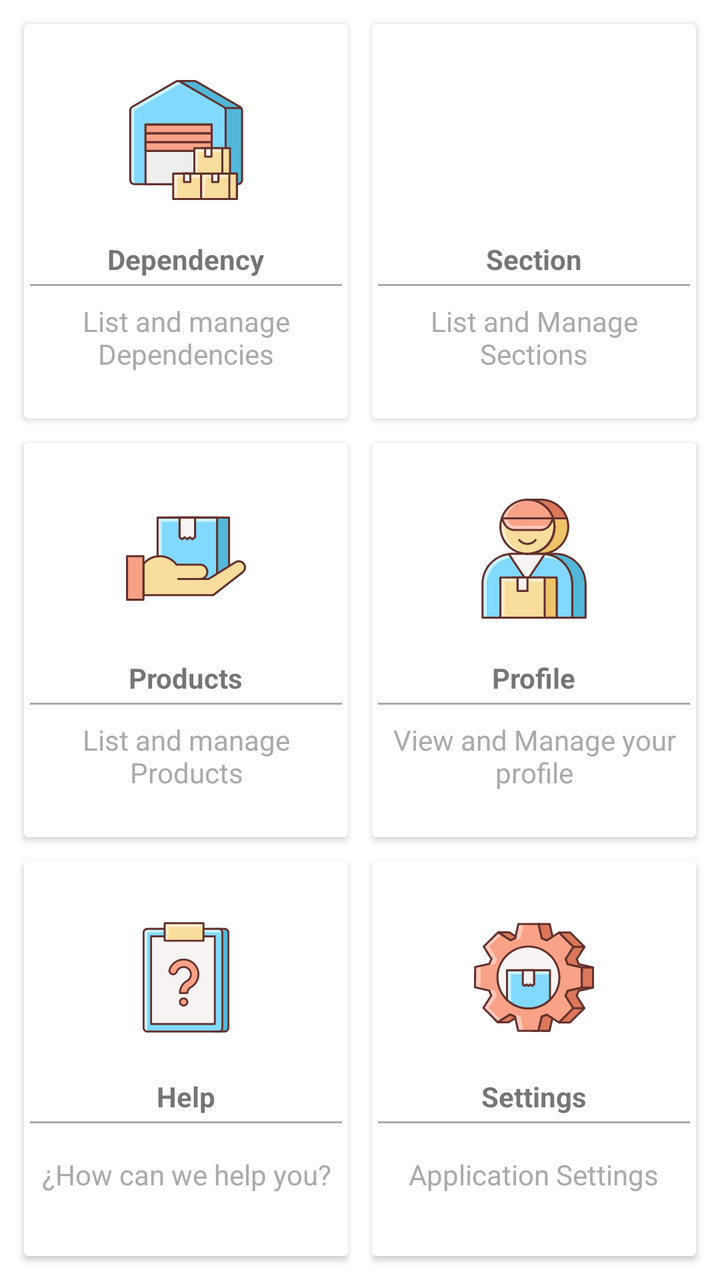
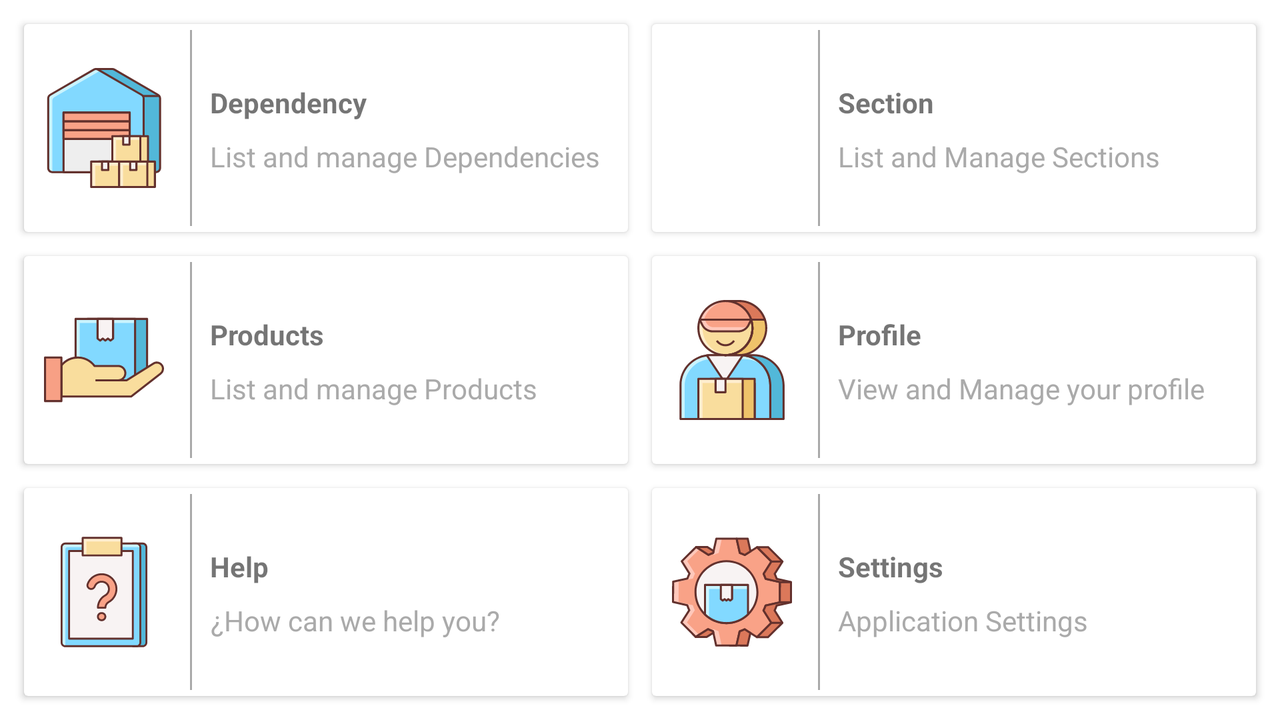

First picture: res/layout/ on a phone held upright. Second picture: the repository's own variant of that layout, on a device whose configuration matches the variant's folder. Source for both follows.
<!-- AndroidManifest.xml: application theme AppTheme -->
<!-- res/layout/activity_dashboard.xml -->
<?xml version="1.0" encoding="utf-8"?>
<layout xmlns:tools="http://schemas.android.com/tools"
    xmlns:android="http://schemas.android.com/apk/res/android">

    <data />


    <LinearLayout
        android:layout_width="match_parent"
        android:layout_height="match_parent"
        android:gravity="center"
        android:orientation="vertical"
        android:padding="6dp">

        <LinearLayout
            android:layout_width="match_parent"
            android:layout_height="0dp"
            android:layout_weight="1"
            android:clipToPadding="false"
            android:gravity="center"
            android:orientation="horizontal">

            <androidx.cardview.widget.CardView
                android:id="@+id/btDependencies"
                android:layout_width="0dp"
                android:layout_height="match_parent"
                android:layout_margin="6dp"
                android:layout_weight="1"
                android:clickable="true"
                android:focusable="true"
                android:foreground="?android:attr/selectableItemBackground"
                tools:ignore="NestedWeights">

                <LinearLayout
                    android:layout_width="match_parent"
                    android:layout_height="match_parent"
                    android:gravity="center"
                    android:orientation="vertical">

                    <ImageView
                        android:layout_width="80dp"
                        android:layout_height="80dp"
                        android:padding="10dp"
                        android:src="@drawable/ic_dependency"
                        android:contentDescription="@string/btDependencies" />

                    <TextView
                        android:layout_width="wrap_content"
                        android:layout_height="wrap_content"
                        android:layout_marginTop="10dp"
                        android:text="@string/btDependencies"
                        android:textStyle="bold" />

                    <View
                        android:layout_width="match_parent"
                        android:layout_height="1dp"
                        android:layout_margin="3dp"
                        android:background="@android:color/darker_gray" />

                    <TextView
                        android:layout_width="wrap_content"
                        android:layout_height="wrap_content"
                        android:gravity="center"
                        android:lines="2"
                        android:padding="5dp"
                        android:text="@string/btDependenciesDesc"
                        android:textColor="@android:color/darker_gray" />


                </LinearLayout>


            </androidx.cardview.widget.CardView>

            <androidx.cardview.widget.CardView
                android:id="@+id/btSections"
                android:layout_width="0dp"
                android:layout_height="match_parent"
                android:layout_margin="6dp"
                android:layout_weight="1"
                android:clickable="true"
                android:focusable="true"
                android:foreground="?android:attr/selectableItemBackground">

                <LinearLayout
                    android:layout_width="match_parent"
                    android:layout_height="match_parent"
                    android:gravity="center"
                    android:orientation="vertical">

                    <ImageView
                        android:layout_width="80dp"
                        android:layout_height="80dp"
                        android:padding="10dp"
                        android:src="@drawable/ic_section"
                        android:contentDescription="@string/btSections" />

                    <TextView
                        android:layout_width="wrap_content"
                        android:layout_height="wrap_content"
                        android:layout_marginTop="10dp"
                        android:text="@string/btSections"
                        android:textStyle="bold" />

                    <View
                        android:layout_width="match_parent"
                        android:layout_height="1dp"
                        android:layout_margin="3dp"
                        android:background="@android:color/darker_gray" />

                    <TextView
                        android:layout_width="wrap_content"
                        android:layout_height="wrap_content"
                        android:gravity="center"
                        android:lines="2"
                        android:padding="5dp"
                        android:text="@string/btSectionsDesc"
                        android:textColor="@android:color/darker_gray" />
                </LinearLayout>
            </androidx.cardview.widget.CardView>
        </LinearLayout>

        <LinearLayout
            android:layout_width="match_parent"
            android:layout_height="0dp"
            android:layout_weight="1"
            android:clipToPadding="false"
            android:gravity="center"
            android:orientation="horizontal">


            <androidx.cardview.widget.CardView
                android:id="@+id/btProducts"
                android:layout_width="0dp"
                android:layout_height="match_parent"
                android:layout_margin="6dp"
                android:layout_weight="1"
                android:clickable="true"
                android:focusable="true"
                android:foreground="?android:attr/selectableItemBackground"
                tools:ignore="NestedWeights">

                <LinearLayout
                    android:layout_width="match_parent"
                    android:layout_height="match_parent"
                    android:gravity="center"
                    android:orientation="vertical">

                    <ImageView
                        android:layout_width="80dp"
                        android:layout_height="80dp"
                        android:padding="10dp"
                        android:src="@drawable/ic_product"
                        android:contentDescription="@string/btProducts" />

                    <TextView
                        android:layout_width="wrap_content"
                        android:layout_height="wrap_content"
                        android:layout_marginTop="10dp"
                        android:text="@string/btProducts"
                        android:textStyle="bold" />

                    <View
                        android:layout_width="match_parent"
                        android:layout_height="1dp"
                        android:layout_margin="3dp"
                        android:background="@android:color/darker_gray" />

                    <TextView
                        android:layout_width="wrap_content"
                        android:layout_height="wrap_content"
                        android:gravity="center"
                        android:lines="2"
                        android:padding="5dp"
                        android:text="@string/btProductsDesc"
                        android:textColor="@android:color/darker_gray" />
                </LinearLayout>
            </androidx.cardview.widget.CardView>

            <androidx.cardview.widget.CardView
                android:id="@+id/btProfile"
                android:layout_width="0dp"
                android:layout_height="match_parent"
                android:layout_margin="6dp"
                android:layout_weight="1"
                android:clickable="true"
                android:focusable="true"
                android:foreground="?android:attr/selectableItemBackground">

                <LinearLayout
                    android:layout_width="match_parent"
                    android:layout_height="match_parent"
                    android:gravity="center"
                    android:orientation="vertical">

                    <ImageView
                        android:layout_width="80dp"
                        android:layout_height="80dp"
                        android:padding="10dp"
                        android:src="@drawable/ic_profile"
                        android:contentDescription="@string/btProfile" />

                    <TextView
                        android:layout_width="wrap_content"
                        android:layout_height="wrap_content"
                        android:layout_marginTop="10dp"
                        android:text="@string/btProfile"
                        android:textStyle="bold" />

                    <View
                        android:layout_width="match_parent"
                        android:layout_height="1dp"
                        android:layout_margin="3dp"
                        android:background="@android:color/darker_gray" />

                    <TextView
                        android:layout_width="wrap_content"
                        android:layout_height="wrap_content"
                        android:gravity="center"
                        android:lines="2"
                        android:padding="5dp"
                        android:text="@string/btProfileDesc"
                        android:textColor="@android:color/darker_gray" />
                </LinearLayout>
            </androidx.cardview.widget.CardView>
        </LinearLayout>

        <LinearLayout
            android:layout_width="match_parent"
            android:layout_height="0dp"
            android:layout_weight="1"
            android:clipToPadding="false"
            android:gravity="center"
            android:orientation="horizontal">

            <androidx.cardview.widget.CardView
                android:id="@+id/btHelp"
                android:layout_width="0dp"
                android:layout_height="match_parent"
                android:layout_margin="6dp"
                android:layout_weight="1"
                android:clickable="true"
                android:focusable="true"
                android:foreground="?android:attr/selectableItemBackground"
                tools:ignore="NestedWeights">

                <LinearLayout
                    android:layout_width="match_parent"
                    android:layout_height="match_parent"
                    android:gravity="center"
                    android:orientation="vertical">

                    <ImageView
                        android:layout_width="80dp"
                        android:layout_height="80dp"
                        android:padding="10dp"
                        android:src="@drawable/ic_help"
                        android:contentDescription="@string/btHelp" />

                    <TextView
                        android:layout_width="wrap_content"
                        android:layout_height="wrap_content"
                        android:layout_marginTop="10dp"
                        android:text="@string/btHelp"
                        android:textStyle="bold" />

                    <View
                        android:layout_width="match_parent"
                        android:layout_height="1dp"
                        android:layout_margin="3dp"
                        android:background="@android:color/darker_gray" />

                    <TextView
                        android:layout_width="wrap_content"
                        android:layout_height="wrap_content"
                        android:gravity="center"
                        android:lines="2"
                        android:padding="5dp"
                        android:text="@string/btHelpDesc"
                        android:textColor="@android:color/darker_gray" />
                </LinearLayout>
            </androidx.cardview.widget.CardView>

            <androidx.cardview.widget.CardView
                android:id="@+id/btSettings"
                android:layout_width="0dp"
                android:layout_height="match_parent"
                android:layout_margin="6dp"
                android:layout_weight="1"
                android:clickable="true"
                android:focusable="true"
                android:foreground="?android:attr/selectableItemBackground">

                <LinearLayout
                    android:layout_width="match_parent"
                    android:layout_height="match_parent"
                    android:gravity="center"
                    android:orientation="vertical">

                    <ImageView
                        android:layout_width="80dp"
                        android:layout_height="80dp"
                        android:padding="10dp"
                        android:src="@drawable/ic_settings"
                        android:contentDescription="@string/btSettings" />

                    <TextView
                        android:layout_width="wrap_content"
                        android:layout_height="wrap_content"
                        android:layout_marginTop="10dp"
                        android:text="@string/btSettings"
                        android:textStyle="bold" />

                    <View
                        android:layout_width="match_parent"
                        android:layout_height="1dp"
                        android:layout_margin="3dp"
                        android:background="@android:color/darker_gray" />

                    <TextView
                        android:layout_width="wrap_content"
                        android:layout_height="wrap_content"
                        android:gravity="center"
                        android:lines="2"
                        android:padding="5dp"
                        android:text="@string/btSettingsDesc"
                        android:textColor="@android:color/darker_gray" />
                </LinearLayout>
            </androidx.cardview.widget.CardView>


        </LinearLayout>
    </LinearLayout>
</layout>
<!-- resources referenced by this layout -->
<resources>
  <!-- drawable ic_dependency: vector/xml drawable (drawable, 7813 chars, omitted) -->
  <!-- drawable ic_help: vector/xml drawable (drawable, 4746 chars, omitted) -->
  <!-- drawable ic_product: vector/xml drawable (drawable, 3880 chars, omitted) -->
  <!-- drawable ic_profile: vector/xml drawable (drawable, 12917 chars, omitted) -->
  <!-- drawable ic_settings: vector/xml drawable (drawable, 12561 chars, omitted) -->
  <string name="btDependencies">Dependency</string>
  <string name="btDependenciesDesc">List and manage Dependencies</string>
  <string name="btHelp">Help</string>
  <string name="btHelpDesc">¿How can we help you?</string>
  <string name="btProducts">Products</string>
  <string name="btProductsDesc">List and manage Products</string>
  <string name="btProfile">Profile</string>
  <string name="btProfileDesc">View and Manage your profile</string>
  <string name="btSections">Section</string>
  <string name="btSectionsDesc">List and Manage Sections</string>
  <string name="btSettings">Settings</string>
  <string name="btSettingsDesc">Application Settings</string>
  <style name="AppTheme" parent="Theme.MaterialComponents.Light.DarkActionBar">
          <item name="colorPrimary">@color/colorPrimary</item>
          <item name="colorPrimaryDark">@color/colorPrimaryDark</item>
          <item name="colorAccent">@color/colorAccent</item>
          <item name="popupMenuStyle">@style/ThemeOverlay.MaterialComponents.Dark</item>
      </style>
  <color name="colorPrimary">#00afef</color>
  <color name="colorPrimaryDark">#0080bc</color>
  <color name="colorAccent">#99ff00</color>
</resources>
<!-- res/layout-land/activity_dashboard.xml (the repository's variant of the layout above) -->
<!-- drawn on the phone turned sideways -->
<?xml version="1.0" encoding="utf-8"?>
<layout xmlns:android="http://schemas.android.com/apk/res/android"
    xmlns:tools="http://schemas.android.com/tools">

    <data />

    
    
    <LinearLayout
        android:layout_width="match_parent"
        android:layout_height="match_parent"
        android:gravity="center"
        android:orientation="vertical"
        android:padding="6dp">

        <LinearLayout
            android:layout_width="match_parent"
            android:layout_height="0dp"
            android:layout_weight="1"
            android:clipToPadding="false"
            android:gravity="center"
            android:orientation="horizontal">

            <androidx.cardview.widget.CardView
                android:id="@+id/btDependencies"
                android:layout_width="0dp"
                android:layout_height="match_parent"
                android:layout_margin="6dp"
                android:layout_weight="1"
                android:clickable="true"
                android:focusable="true"
                android:foreground="?android:attr/selectableItemBackground"
                tools:ignore="NestedWeights">

                <LinearLayout
                    android:layout_width="match_parent"
                    android:layout_height="match_parent"
                    android:gravity="center_vertical|start"
                    android:orientation="horizontal">

                    <ImageView
                        android:layout_width="80dp"
                        android:layout_height="80dp"
                        android:contentDescription="@string/btDependencies"
                        android:padding="10dp"
                        android:src="@drawable/ic_dependency" />

                    <View
                        android:layout_width="1dp"
                        android:layout_height="match_parent"
                        android:layout_margin="3dp"
                        android:background="@android:color/darker_gray" />

                    <LinearLayout
                        android:layout_width="wrap_content"
                        android:layout_height="wrap_content"
                        android:gravity="start"
                        android:orientation="vertical"
                        android:paddingStart="6dp"
                        android:paddingEnd="6dp">

                        <TextView
                            android:layout_width="wrap_content"
                            android:layout_height="wrap_content"

                            android:layout_marginTop="10dp"
                            android:text="@string/btDependencies"
                            android:textStyle="bold" />

                        <TextView
                            android:layout_width="wrap_content"
                            android:layout_height="wrap_content"
                            android:gravity="center"
                            android:lines="2"

                            android:text="@string/btDependenciesDesc"
                            android:textColor="@android:color/darker_gray" />
                    </LinearLayout>


                </LinearLayout>


            </androidx.cardview.widget.CardView>

            <androidx.cardview.widget.CardView
                android:id="@+id/btSections"
                android:layout_width="0dp"
                android:layout_height="match_parent"
                android:layout_margin="6dp"
                android:layout_weight="1"
                android:clickable="true"
                android:focusable="true"
                android:foreground="?android:attr/selectableItemBackground">

                <LinearLayout
                    android:layout_width="match_parent"
                    android:layout_height="match_parent"
                    android:gravity="center_vertical|start"
                    android:orientation="horizontal">

                    <ImageView
                        android:layout_width="80dp"
                        android:layout_height="80dp"
                        android:contentDescription="@string/btSections"
                        android:padding="10dp"
                        android:src="@drawable/ic_section" />

                    <View
                        android:layout_width="1dp"
                        android:layout_height="match_parent"
                        android:layout_margin="3dp"
                        android:background="@android:color/darker_gray" />

                    <LinearLayout
                        android:layout_width="wrap_content"
                        android:layout_height="wrap_content"
                        android:gravity="start"
                        android:orientation="vertical"
                        android:paddingStart="6dp"
                        android:paddingEnd="6dp">

                        <TextView
                            android:layout_width="wrap_content"
                            android:layout_height="wrap_content"
                            android:layout_marginTop="10dp"
                            android:text="@string/btSections"
                            android:textStyle="bold" />


                        <TextView
                            android:layout_width="wrap_content"
                            android:layout_height="wrap_content"
                            android:gravity="center"
                            android:lines="2"

                            android:text="@string/btSectionsDesc"
                            android:textColor="@android:color/darker_gray" />
                    </LinearLayout>
                </LinearLayout>
            </androidx.cardview.widget.CardView>
        </LinearLayout>

        <LinearLayout
            android:layout_width="match_parent"
            android:layout_height="0dp"
            android:layout_weight="1"
            android:clipToPadding="false"
            android:gravity="center"
            android:orientation="horizontal">


            <androidx.cardview.widget.CardView
                android:id="@+id/btProducts"
                android:layout_width="0dp"
                android:layout_height="match_parent"
                android:layout_margin="6dp"
                android:layout_weight="1"
                android:clickable="true"
                android:focusable="true"
                android:foreground="?android:attr/selectableItemBackground"
                tools:ignore="NestedWeights">

                <LinearLayout
                    android:layout_width="match_parent"
                    android:layout_height="match_parent"
                    android:gravity="center_vertical|start"
                    android:orientation="horizontal">

                    <ImageView
                        android:layout_width="80dp"
                        android:layout_height="80dp"
                        android:contentDescription="@string/btProducts"
                        android:padding="10dp"
                        android:src="@drawable/ic_product" />

                    <View
                        android:layout_width="1dp"
                        android:layout_height="match_parent"
                        android:layout_margin="3dp"
                        android:background="@android:color/darker_gray" />

                    <LinearLayout
                        android:layout_width="wrap_content"
                        android:layout_height="wrap_content"
                        android:gravity="start"
                        android:orientation="vertical"
                        android:paddingStart="6dp"
                        android:paddingEnd="6dp">

                        <TextView
                            android:layout_width="wrap_content"
                            android:layout_height="wrap_content"
                            android:layout_marginTop="10dp"
                            android:text="@string/btProducts"
                            android:textStyle="bold" />


                        <TextView
                            android:layout_width="wrap_content"
                            android:layout_height="wrap_content"
                            android:gravity="center"
                            android:lines="2"

                            android:text="@string/btProductsDesc"
                            android:textColor="@android:color/darker_gray" />
                    </LinearLayout>
                </LinearLayout>
            </androidx.cardview.widget.CardView>

            <androidx.cardview.widget.CardView
                android:id="@+id/btProfile"
                android:layout_width="0dp"
                android:layout_height="match_parent"
                android:layout_margin="6dp"
                android:layout_weight="1"
                android:clickable="true"
                android:focusable="true"
                android:foreground="?android:attr/selectableItemBackground">

                <LinearLayout
                    android:layout_width="match_parent"
                    android:layout_height="match_parent"
                    android:gravity="center_vertical|start"
                    android:orientation="horizontal">

                    <ImageView
                        android:layout_width="80dp"
                        android:layout_height="80dp"
                        android:contentDescription="@string/btProfile"
                        android:padding="10dp"
                        android:src="@drawable/ic_profile" />

                    <View
                        android:layout_width="1dp"
                        android:layout_height="match_parent"
                        android:layout_margin="3dp"
                        android:background="@android:color/darker_gray" />

                    <LinearLayout
                        android:layout_width="wrap_content"
                        android:layout_height="wrap_content"
                        android:gravity="start"
                        android:orientation="vertical"
                        android:paddingStart="6dp"
                        android:paddingEnd="6dp">

                        <TextView
                            android:layout_width="wrap_content"
                            android:layout_height="wrap_content"
                            android:layout_marginTop="10dp"
                            android:text="@string/btProfile"
                            android:textStyle="bold" />


                        <TextView
                            android:layout_width="wrap_content"
                            android:layout_height="wrap_content"
                            android:gravity="center"
                            android:lines="2"

                            android:text="@string/btProfileDesc"
                            android:textColor="@android:color/darker_gray" />
                    </LinearLayout>
                </LinearLayout>
            </androidx.cardview.widget.CardView>
        </LinearLayout>

        <LinearLayout
            android:layout_width="match_parent"
            android:layout_height="0dp"
            android:layout_weight="1"
            android:clipToPadding="false"
            android:gravity="center"
            android:orientation="horizontal">

            <androidx.cardview.widget.CardView
                android:id="@+id/btHelp"
                android:layout_width="0dp"
                android:layout_height="match_parent"
                android:layout_margin="6dp"
                android:layout_weight="1"
                android:clickable="true"
                android:focusable="true"
                android:foreground="?android:attr/selectableItemBackground"
                tools:ignore="NestedWeights">

                <LinearLayout
                    android:layout_width="match_parent"
                    android:layout_height="match_parent"
                    android:gravity="center_vertical|start"
                    android:orientation="horizontal">

                    <ImageView
                        android:layout_width="80dp"
                        android:layout_height="80dp"
                        android:contentDescription="@string/btHelp"
                        android:padding="10dp"
                        android:src="@drawable/ic_help" />

                    <View
                        android:layout_width="1dp"
                        android:layout_height="match_parent"
                        android:layout_margin="3dp"
                        android:background="@android:color/darker_gray" />

                    <LinearLayout
                        android:layout_width="wrap_content"
                        android:layout_height="wrap_content"
                        android:gravity="start"
                        android:orientation="vertical"
                        android:paddingStart="6dp"
                        android:paddingEnd="6dp">

                        <TextView
                            android:layout_width="wrap_content"
                            android:layout_height="wrap_content"
                            android:layout_marginTop="10dp"
                            android:text="@string/btHelp"
                            android:textStyle="bold" />


                        <TextView
                            android:layout_width="wrap_content"
                            android:layout_height="wrap_content"
                            android:gravity="center"
                            android:lines="2"

                            android:text="@string/btHelpDesc"
                            android:textColor="@android:color/darker_gray" />
                    </LinearLayout>
                </LinearLayout>
            </androidx.cardview.widget.CardView>

            <androidx.cardview.widget.CardView
                android:id="@+id/btSettings"
                android:layout_width="0dp"
                android:layout_height="match_parent"
                android:layout_margin="6dp"
                android:layout_weight="1"
                android:clickable="true"
                android:focusable="true"
                android:foreground="?android:attr/selectableItemBackground">

                <LinearLayout
                    android:layout_width="match_parent"
                    android:layout_height="match_parent"
                    android:gravity="center_vertical|start"
                    android:orientation="horizontal">

                    <ImageView
                        android:layout_width="80dp"
                        android:layout_height="80dp"
                        android:contentDescription="@string/btSettings"
                        android:padding="10dp"
                        android:src="@drawable/ic_settings" />

                    <View
                        android:layout_width="1dp"
                        android:layout_height="match_parent"
                        android:layout_margin="3dp"
                        android:background="@android:color/darker_gray" />

                    <LinearLayout
                        android:layout_width="wrap_content"
                        android:layout_height="wrap_content"
                        android:gravity="start"
                        android:orientation="vertical"
                        android:paddingStart="6dp"
                        android:paddingEnd="6dp">

                        <TextView
                            android:layout_width="wrap_content"
                            android:layout_height="wrap_content"
                            android:layout_marginTop="10dp"
                            android:text="@string/btSettings"
                            android:textStyle="bold" />

                        <TextView
                            android:layout_width="wrap_content"
                            android:layout_height="wrap_content"
                            android:gravity="center"
                            android:lines="2"

                            android:text="@string/btSettingsDesc"
                            android:textColor="@android:color/darker_gray" />
                    </LinearLayout>
                </LinearLayout>
            </androidx.cardview.widget.CardView>


        </LinearLayout>
    </LinearLayout>
</layout>
